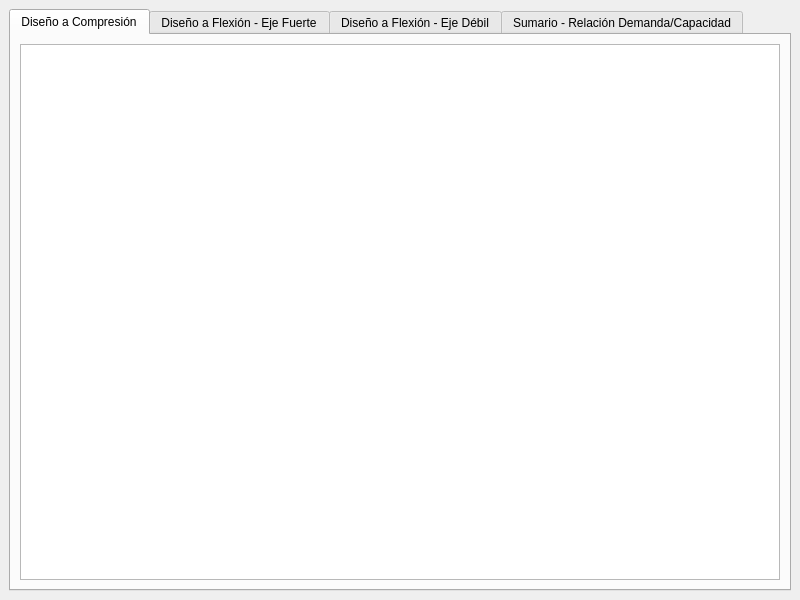
<?xml version="1.0" encoding="UTF-8"?>
<ui version="4.0">
 <class>MainWindow</class>
 <widget class="QMainWindow" name="MainWindow">
  <property name="geometry">
   <rect>
    <x>0</x>
    <y>0</y>
    <width>800</width>
    <height>600</height>
   </rect>
  </property>
  <property name="windowTitle">
   <string>Diseño LRFD</string>
  </property>
  <widget class="QWidget" name="centralwidget">
   <layout class="QGridLayout" name="gridLayout">
    <item row="0" column="0">
     <widget class="QTabWidget" name="tabWidget">
      <property name="currentIndex">
       <number>0</number>
      </property>
      <widget class="QWidget" name="tab">
       <attribute name="title">
        <string>Diseño a Compresión</string>
       </attribute>
       <layout class="QGridLayout" name="gridLayout_2">
        <item row="0" column="0">
         <widget class="QTableView" name="tableView_DComp"/>
        </item>
       </layout>
      </widget>
      <widget class="QWidget" name="tab_3">
       <attribute name="title">
        <string>Diseño a Flexión - Eje Fuerte</string>
       </attribute>
       <layout class="QGridLayout" name="gridLayout_3">
        <item row="0" column="0">
         <widget class="QTableView" name="tableView_Dflexx"/>
        </item>
       </layout>
      </widget>
      <widget class="QWidget" name="tab_4">
       <attribute name="title">
        <string>Diseño a Flexión - Eje Débil</string>
       </attribute>
       <layout class="QGridLayout" name="gridLayout_4">
        <item row="0" column="0">
         <widget class="QTableView" name="tableView_Dflexy"/>
        </item>
       </layout>
      </widget>
      <widget class="QWidget" name="tab_2">
       <attribute name="title">
        <string>Sumario - Relación Demanda/Capacidad</string>
       </attribute>
       <layout class="QGridLayout" name="gridLayout_5">
        <item row="0" column="0">
         <widget class="QTableView" name="tableView_DSum"/>
        </item>
       </layout>
      </widget>
     </widget>
    </item>
   </layout>
  </widget>
 </widget>
 <resources/>
 <connections/>
</ui>
